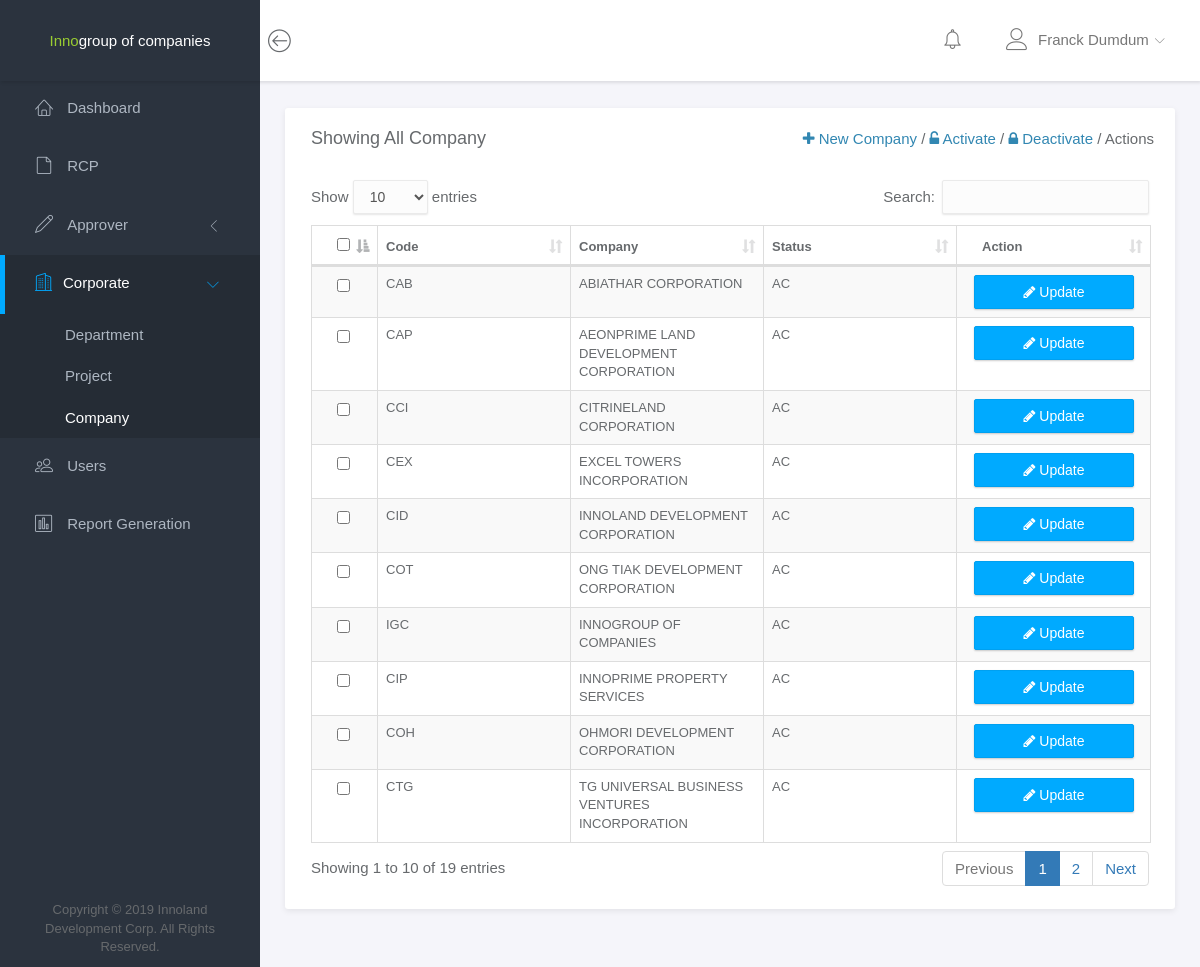
Screenshot of /admin/company.php (signed in) with the database file from the repository.
### tables this page shows
CREATE TABLE `user_file` (
  `user_id` int(11) NOT NULL,
  `user_lastname` varchar(30) NOT NULL,
  `user_firstname` varchar(30) NOT NULL,
  `user_middle_initial` varchar(1) DEFAULT NULL,
  `user_comp_code` varchar(3) NOT NULL,
  `user_dept_code` varchar(3) NOT NULL,
  `user_type` int(11) NOT NULL,
  `user_status` varchar(50) NOT NULL
);

CREATE TABLE `company_file` (
  `comp_id` int(11) NOT NULL,
  `comp_code` varchar(50) NOT NULL,
  `comp_name` varchar(50) NOT NULL,
  `comp_status` varchar(50) NOT NULL
);

### objects/approver/count_queries.php (called while the page is built, shortened)
<?php
	class ApproverCount
	{
		private $conn;
		public function __construct($db){
			$this->conn = $db;
		}
        public function countPendingRcp(){
            $query = "SELECT COUNT(rcp_approver_id) AS TOTAL FROM rcp_file WHERE rcp_approver_id=? AND rcp_status='Pending'";
			$this->conn->setAttribute( PDO::ATTR_ERRMODE, PDO:: ERRMODE_WARNING);
			$sel = $this->conn->prepare($query);
			$sel->bindParam(1, $this->rcp_approver_id);
			$sel->execute();
			return $sel;
		}
    }
?>

### objects/univ/selects_for_all.php (called while the page is built, shortened)
<?php
	class U_Select
	{
		private $conn;
		public function __construct($db){
			$this->conn = $db;
		}
		public function getAllDepartment(){
			$query = "SELECT * FROM department_file, approver_file WHERE approver_dept_code=dept_code AND  dept_status='AC'";
			$this->conn->setAttribute( PDO::ATTR_ERRMODE, PDO:: ERRMODE_WARNING);
			$sel = $this->conn->prepare($query);
			$sel->execute();
			return $sel;
		}
		public function getAllUserType(){
			$query = "SELECT * FROM user_type_file";
			$this->conn->setAttribute( PDO::ATTR_ERRMODE, PDO:: ERRMODE_WARNING);
			$sel = $this->conn->prepare($query);
			$sel->execute();
			return $sel;
		}
		public function getAllCompany(){
			$query = "SELECT * FROM company_file WHERE comp_status='AC'";
			$this->conn->setAttribute( PDO::ATTR_ERRMODE, PDO:: ERRMODE_WARNING);
			$sel = $this->conn->prepare($query);
			$sel->execute();
			return $sel;
		}
		public function getAllPrmyApprover(){
			$query = "SELECT * FROM user_file WHERE user_type='3'";
			$this->conn->setAttribute( PDO::ATTR_ERRMODE, PDO:: ERRMODE_WARNING);
			$sel = $this->conn->prepare($query);
			$sel->execute();
			return $sel;
		}
		public function getAllAltPrmyApprover()
		{
			$query = "SELECT * FROM user_file WHERE user_type='4'";
			$this->conn->setAttribute( PDO::ATTR_ERRMODE, PDO:: ERRMODE_WARNING);
			$sel = $this->conn->prepare($query);
			$sel->execute();
			return $sel;
		}
		public function getAllSecApprover(){
			$query = "SELECT * FROM user_file WHERE user_type='5'";
			$this->conn->setAttribute( PDO::ATTR_ERRMODE, PDO:: ERRMODE_WARNING);
			$sel = $this->conn->prepare($query);
			$sel->execute();
			return $sel;
		}
		public function getAllAltSecApprover(){
			$query = "SELECT * FROM user_file WHERE user_type='6'";
			$this->conn->setAttribute( PDO::ATTR_ERRMODE, PDO:: ERRMODE_WARNING);
			$sel = $this->conn->prepare($query);
			$sel->execute();
			return $sel;
		}
		public function allDepartment(){
			$query = "SELECT * FROM department_file";
			$this->conn->setAttribute( PDO::ATTR_ERRMODE, PDO:: ERRMODE_WARNING);
			$sel = $this->conn->prepare($query);
			$sel->execute();
			return $sel;
		}
		public function allProject(){
			$query = "SELECT * FROM project_file";
			$this->conn->setAttribute( PDO::ATTR_ERRMODE, PDO:: ERRMODE_WARNING);
			$sel = $this->conn->prepare($query);
			$sel->execute();
			return $sel;
		}
		public function allCompany(){
			$query = "SELECT * FROM company_file";
			$this->conn->setAttribute( PDO::ATTR_ERRMODE, PDO:: ERRMODE_WARNING);
			$sel = $this->conn->prepare($query);
			$sel->execute();
			return $sel;
		}
		public function allRequestor(){
			$query = "SELECT * FROM user_file WHERE user_type=2";
			$this->conn->setAttribute( PDO::ATTR_ERRMODE, PDO:: ERRMODE_WARNING);
			$sel = $this->conn->prepare($query);
			$sel->execute();
			return $sel;
		}
		public function getUserDetails(){
			$query = "SELECT * FROM user_file, company_file, department_file, user_type_file, user_account_file WHERE user_file.user_id=? AND user_comp_code=comp_code AND user_dept_code=dept_code AND user_file.user_type=user_type_file.user_id AND user_account_file.user_id=user_file.user_id";
			$this->conn->setAttribute( PDO::ATTR_ERRMODE, PDO:: ERRMODE_WARNING);
			$sel = $this->conn->prepare($query);
			$sel->bindParam(1, $this->user_id);
			$sel->execute();
			return $sel;
		}
		public function getPrmyApprover(){
			$query = "SELECT CONCAT(user_firstname, ' ' ,user_lastname) as name, user_file.user_id, user_comp_code, user_dept_code, user_type_file.user_type, user_file.user_status, comp_name, dept_name FROM user_file, company_file, department_file, user_type_file WHERE comp_code=user_comp_code AND dept_code=user_dept_code AND user_type_file.user_id=user_file.user_type AND user_file.user_type=3";
			$this->conn->setAttribute( PDO::ATTR_ERRMODE, PDO:: ERRMODE_WARNING);
			$sel = $this->conn->prepare($query);
			$sel->execute();
			return $sel;
		}
		public function getAltPrmyApprover(){
			$query = "SELECT CONCAT(user_firstname, ' ' ,user_lastname) as name, user_file.user_id, user_comp_code, user_dept_code, user_type_file.user_type, user_file.user_status, comp_name, dept_name FROM user_file, company_file, department_file, user_type_file WHERE comp_code=user_comp_code AND dept_code=user_dept_code AND user_type_file.user_id=user_file.user_type AND user_file.user_type=4";
			$this->conn->setAttribute( PDO::ATTR_ERRMODE, PDO:: ERRMODE_WARNING);
			$sel = $this->conn->prepare($query);
			$sel->execute();
			return $sel;
		}
		public function getSecApprover(){
			$query = "SELECT CONCAT(user_firstname, ' ' ,user_lastname) as name, user_file.user_id, user_comp_code, user_dept_code, user_type_file.user_type, user_file.user_status, comp_name, dept_name FROM user_file, company_file, department_file, user_type_file WHERE comp_code=user_comp_code AND dept_code=user_dept_code AND user_type_file.user_id=user_file.user_type AND user_file.user_type=5";
			$this->conn->setAttribute( PDO::ATTR_ERRMODE, PDO:: ERRMODE_WARNING);
			$sel = $this->conn->prepare($query);
			$sel->execute();
			return $sel;
		}
		public function getAltSecApprover(){
			$query = "SELECT CONCAT(user_firstname, ' ' ,user_lastname) as name, user_file.user_id, user_comp_code, user_dept_code, user_type_file.user_type, user_file.user_status, comp_name, dept_name FROM user_file, company_file, department_file, user_type_file WHERE comp_code=user_comp_code AND dept_code=user_dept_code AND user_type_file.user_id=user_file.user_type AND user_file.user_type=6";
			$this->conn->setAttribute( PDO::ATTR_ERRMODE, PDO:: ERRMODE_WARNING);
			$sel = $this->conn->prepare($query);
			$sel->execute();
			return $sel;
		}
        public function getNotifications(){
            $query = "SELECT * FROM rcp_file, user_file, user_account_file WHERE user_file.user_id=user_account_file.user_id AND rcp_employee_id=user_file.user_id AND rcp_approver_id=? AND rcp_status='Pending' ORDER BY created_at DESC";
			$this->conn->setAttribute( PDO::ATTR_ERRMODE, PDO:: ERRMODE_WARNING);
			$sel = $this->conn->prepare($query);
			$sel->bindParam(1, $this->rcp_approver_id);
			$sel->execute();
			return $sel;
		}
    }
?>

### admin/company.php (shortened to what this page needs)
<!doctype html>
<html lang="en">
	<?php
		include '../header/header.php';
		$con = new connection();
		$db = $con->connect();
	?>
<body>
	<div id="wrapper">
		<?php
			include '../navbar.php';
			include '../admin/menu.php';
		?>
		<div class="main">
			<div class="main-content">
				<div class="container-fluid" >
				<div class="row">
						<div class="col-md-12">
						<div class="panel">
								<div class="panel-heading">
									<h3 class="panel-title">Showing All Company</h3>
									<div class="right">
							            <a href="#" data-toggle="modal" data-target="#add-company-modal"><i class="fa fa-plus"></i> <span> New Company</span></a> /
							            <a href="#" id="activate"><i class="fa fa-unlock-alt"></i> <span> Activate </span></a> /
							            <a href="#" id="deactivate"><i class="fa fa-lock"></i> <span> Deactivate</span></a>
							            <span class="active">/ Actions</span>
							        </div>
								</div>
								<div class="panel-body">
									<table id="table" class="table table-striped table-bordered" cellspacing="0" style="font-size: 13px;">
								        <thead>
								            <tr>
								                <th class="th-sm" style="width: 10px">
								                    <input type="checkbox" name="checkbox" id="check-all">
								                </th>
								                <th class="th-sm">Code</th>
								                <th class="th-sm">Company</th>
								                <th class="th-sm">Status</th>
								                <th class="th-sm">Action</th>
								            </tr>
								        </thead>
								        <tbody>
								            <?php
								                $select = $sel2->allCompany();
								                while ($row = $select->fetch(PDO::FETCH_ASSOC)) {
								                    echo '
								                        <tr>
								                            <td>
								                                <input type="checkbox" name="checklist" value="'.$row['comp_id'].'">
								                            </td>
								                            <td>'.$row['comp_code'].'</td>
								                            <td>'.$row['comp_name'].'</td>
								                            <td>'.$row['comp_status'].'</td>
								                            <td>
								                                <button type="button" class="btn btn-primary form-control comp-details" style="margin-left: -8px" value="'.$row['comp_code'].'"><i class="fa fa-pencil"></i> Update</button>
								                            </td>
								                        </tr>
								                    ';
								                }
								            ?>
								        </tbody>
								    </table>
								</div>
							</div>
						</div>
					</div>
				</div>
			</div>
		</div>
	</div>
</body>
</html>

### navbar.php (shortened to what this page needs)
<?php
  include '../objects/univ/selects_for_all.php';
  $sel2 = new U_Select($db);
  $user_fullname = "";
  $sel2->user_id = $_SESSION['user_id'];
  $select = $sel2->getUserDetails();
  while ($row = $select->fetch(PDO::FETCH_ASSOC)) {
    $user_fullname = $row['user_firstname'] . ' ' . $row['user_lastname'];
  }
?>
<nav class="navbar navbar-default navbar-fixed-top" >
	<div class="brand" style="background-color: #2B333E; width: 260px; text-align: center;">
		<a href="#" style="color: #9ACD32">Inno</a><a href="#" style="color: white; ">group of companies</a>
	</div>
	<div class="container-fluid">
		<div class="navbar-btn">
			<button type="button" class="btn-toggle-fullwidth"><i class="lnr lnr-arrow-left-circle"></i></button>
		</div>
		<div id="navbar-menu">
			<ul class="nav navbar-nav navbar-right">
				<li class="dropdown">
						<?php
							if($_SESSION['user_type'] == 3 || $_SESSION['user_type'] == 4 || $_SESSION['user_type'] == 5 || $_SESSION['user_type'] == 6){
								$count = new ApproverCount($db);
						  		$count->rcp_approver_id = $_SESSION['user_id'];
							  	$select = $count->countPendingRcp();
							  	while ($row = $select->fetch(PDO::FETCH_ASSOC)) {
								    $pending_rcp = $row['TOTAL'];
							  	}
							  	if($pending_rcp != 0){
								  	echo '
										<a href="#" class="dropdown-toggle icon-menu" data-toggle="dropdown">
											<i class="lnr lnr-alarm"></i>
											<span class="badge bg-danger">'.$pending_rcp.'</span>
										</a>
								  	';
							  	}
							  	else{
							  		echo '
										<a href="#" class="dropdown-toggle icon-menu" data-toggle="dropdown">
											<i class="lnr lnr-alarm"></i>
											<span class="badge bg-danger"></span>
										</a>
								  	';
							  	}
							}
						?>
						</li>
				<li class="dropdown">
					<a href="#" class="dropdown-toggle" data-toggle="dropdown"><i class="lnr lnr-user" style="margin-right: 10px"></i><span><?php echo $user_fullname; ?></span> <i class="icon-submenu lnr lnr-chevron-down"></i></a>
				</li>
			</ul>
		</div>
	</div>
</nav>

### assets/css/main.css (style rules this page uses)
html { position: relative; min-height: 100%; }
body { background-color: #F3F5F8; font-family: "Source Sans Pro", sans-serif; font-size: 15px; color: #676a6d; }
a { color: #3287B2; }
#wrapper .main { -webkit-transition: all 0.3s ease-in-out; -moz-transition: all 0.3s ease-in-out; -ms-transition: all 0.3s ease-in-out; -o-transition: all 0.3s ease-in-out; transition: all 0.3s ease-in-out; width: calc(100% - 260px); left: 0; position: relative; float: right; background-color: #f5f5fa; }
#wrapper #sidebar-nav, #wrapper .main { padding-top: 80px; }
.main-content { padding: 28px 10px; }
.navbar-default { -webkit-transition: all 0.3s ease-in-out; -moz-transition: all 0.3s ease-in-out; -ms-transition: all 0.3s ease-in-out; -o-transition: all 0.3s ease-in-out; transition: all 0.3s ease-in-out; -moz-box-shadow: 1px 2px 3px rgba(0, 0, 0, 0.1); -webkit-box-shadow: 1px 2px 3px rgba(0, 0, 0, 0.1); box-shadow: 1px 2px 3px rgba(0, 0, 0, 0.1); -webkit-border-radius: 0; -moz-border-radius: 0; border-radius: 0; padding: 0; margin: 0; border: none; background-color: #fff; }
.navbar-default .brand { float: left; padding: 30px 39px; background-color: #fff; }
.navbar-btn { float: left; padding: 16px 0; }
.navbar-btn button { font-size: 24px; padding: 4px 8px; line-height: .7; border: none; background: none; outline: none; }
.navbar-nav .icon-menu { display: inline-block; vertical-align: middle; *vertical-align: auto; *zoom: 1; *display: inline; padding-top: 28px; padding-bottom: 28px; position: relative; }
.navbar-nav > li > a { padding: 28px 20px; }
.navbar-nav > li > a > i { font-size: 22px; margin-right: 2px; vertical-align: middle; }
.navbar-nav > li > a > i.icon-submenu { margin-left: 2px; margin-right: 0; font-size: 10px; position: relative; top: 2px; }
.navbar-nav > li > a > span { position: relative; top: 2px; }
@media screen and (min-width: 768px) { .navbar-nav.navbar-right { margin-right: 0; } }
.form-control { -moz-box-shadow: 0px 1px 2px 0 rgba(0, 0, 0, 0.1); -webkit-box-shadow: 0px 1px 2px 0 rgba(0, 0, 0, 0.1); box-shadow: 0px 1px 2px 0 rgba(0, 0, 0, 0.1); -webkit-border-radius: 2px; -moz-border-radius: 2px; border-radius: 2px; border-color: #eaeaea; background-color: #fcfcfc; }
.btn-primary { background-color: #00AAFF; border-color: #00a0f0; }
.panel { -webkit-border-radius: 3px; -moz-border-radius: 3px; border-radius: 3px; -moz-box-shadow: 0 2px 6px rgba(0, 0, 0, 0.08); -webkit-box-shadow: 0 2px 6px rgba(0, 0, 0, 0.08); box-shadow: 0 2px 6px rgba(0, 0, 0, 0.08); background-color: #fff; margin-bottom: 30px; }
.panel .panel-heading, .panel .panel-body, .panel .panel-footer { padding-left: 25px; padding-right: 25px; }
.panel .panel-heading { padding-top: 20px; padding-bottom: 20px; position: relative; }
.panel .panel-heading .panel-title { margin: 0; font-size: 18px; font-weight: 300; }
.panel .panel-body { padding-top: 10px; padding-bottom: 15px; }
.panel .right { position: absolute; right: 20px; top: 32%; }
.panel .table > thead > tr > td:first-child, .panel .table > thead > tr > th:first-child, .panel .table > tbody > tr > td:first-child, .panel .table > tbody > tr > th:first-child, .panel .table > tfoot > tr > td:first-child, .panel .table > tfoot > tr > th:first-child { padding-left: 25px; }
.panel .table > thead > tr > td:last-child, .panel .table > thead > tr > th:last-child, .panel .table > tbody > tr > td:last-child, .panel .table > tbody > tr > th:last-child, .panel .table > tfoot > tr > td:last-child, .panel .table > tfoot > tr > th:last-child { padding-left: 25px; }

### rows the page displays
user_file: user_fullname "Franck Dumdum"
company_file: comp_code "CAB", comp_name "ABIATHAR CORPORATION", comp_status "AC"
company_file: comp_code "CAP", comp_name "AEONPRIME LAND DEVELOPMENT CORPORATION", comp_status "AC"
company_file: comp_code "CCI", comp_name "CITRINELAND CORPORATION", comp_status "AC"
company_file: comp_code "CEX", comp_name "EXCEL TOWERS INCORPORATION", comp_status "AC"
company_file: comp_code "CID", comp_name "INNOLAND DEVELOPMENT CORPORATION", comp_status "AC"
company_file: comp_code "COT", comp_name "ONG TIAK DEVELOPMENT CORPORATION", comp_status "AC"
company_file: comp_code "IGC", comp_name "INNOGROUP OF COMPANIES", comp_status "AC"
company_file: comp_code "CIP", comp_name "INNOPRIME PROPERTY SERVICES", comp_status "AC"
company_file: comp_code "COH", comp_name "OHMORI DEVELOPMENT CORPORATION", comp_status "AC"
company_file: comp_code "CTG", comp_name "TG UNIVERSAL BUSINESS VENTURES INCORPORATION", comp_status "AC"
